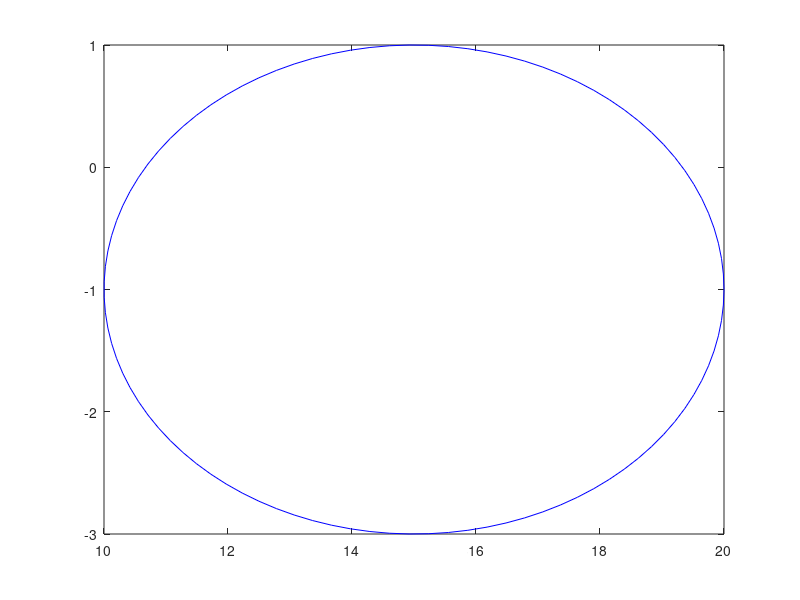

Recreate this plot in MATLAB. (Note: this script raises an error after producing the figure.)
%% For y
fig=figure(1);
t = linspace(0,2*pi) ;
a = 5 ; b = 2 ;
x = a*cos(t)+15 ;
y = b*sin(t)-1 ;
plot(x,y,'b')
hold on
plot(result(:,1),result(:,2))
axis equal

%% Lane Change
fig5=figure(5);
axis equal
box on
xlim([-5,55])
ylim([-10 14])
xticks([0 10 20 30 40 50])
hold on
grid minor

DATA_LEN = 60;
plot(result(:,1),result(:,2), 'LineWidth', 2, 'Color', [0.4940, 0.1840, 0.5560])
plot(-5:0.1:55-0.1,linspace(6,6,600), 'LineWidth', 2, 'Color', 'black')
plot(-5:0.1:55-0.1,linspace(2,2,600), 'LineWidth', 1, 'Color', 'black')
plot(-5:0.1:55-0.1,linspace(-2,-2,600), 'LineWidth', 2, 'Color', 'black')
plot(-5:0.1:55-0.1,linspace(4,4,600), 'LineStyle', '--' ,'LineWidth', 2, 'Color', 'black')
for tau=1:1:DATA_LEN
    obstacle1_velocity = 6;
    t = linspace(0,2*pi);
    a = 5 ; b = 2.5;
    x = a*cos(t)+obstacle1_velocity*0.1*tau;
    y = b*sin(t)+4;
    obstacle1_car = patch('XData',[0 0 3 3 0]-1.5+obstacle1_velocity*0.1*tau,'YData',[0 -1 -1 1 1]+4,'FaceColor',[0.9290,0.6940,0.1250]);
    obstacle1_circle = plot(x,y,'Color', [0.9290,0.6940,0.1250], 'LineWidth', 2, 'LineStyle', '--');
    
    obstacle2_velocity = 3;
    t = linspace(0,2*pi);
    a = 5 ; b = 2.5;
    x = a*cos(t)+20+obstacle2_velocity*0.1*tau;
    y = b*sin(t);
    obstacle2_car = patch('XData',[0 0 3 3 0]+20-1.5+obstacle2_velocity*0.1*tau,'YData',[0 -1 -1 1 1],'FaceColor',[0.9290,0.6940,0.1250]);
    obstacle2_circle = plot(x,y,'Color', [0.9290,0.6940,0.1250], 'LineWidth', 2, 'LineStyle', '--');

    car = patch('XData',[0 0 3 3 0]+result(tau,1),'YData',[0 -1 -1 1 1]+result(tau,2),'FaceColor',[0,0.4470,0.7410]);
    rotate(car,[0 0 1],rad2deg(result(tau,3)),[result(tau,1), result(tau,2), 0]);
    pause(0.1)
    
    delete(obstacle1_car)
    delete(obstacle1_circle)
    delete(obstacle2_car)
    delete(obstacle2_circle)
end

